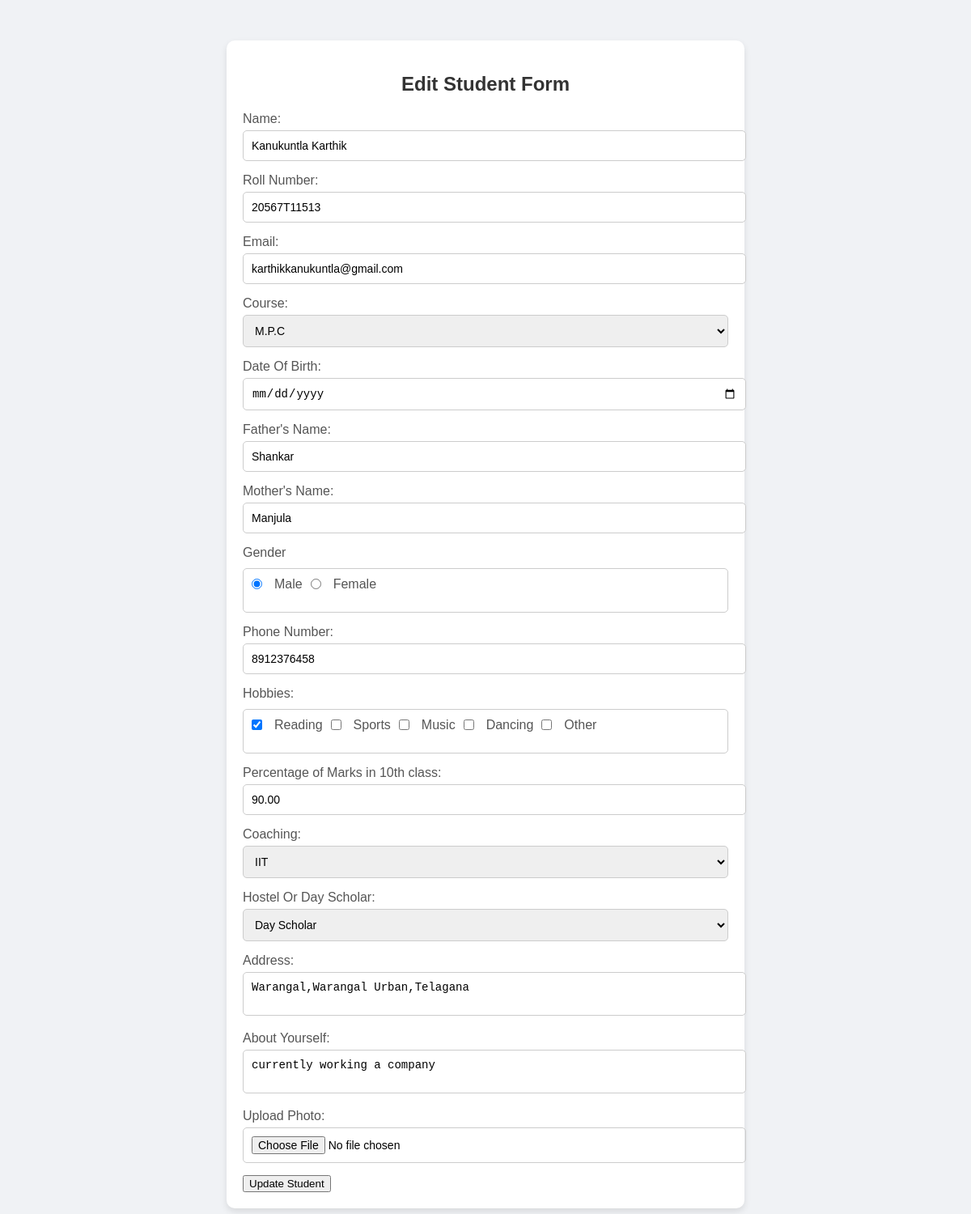
/student_edit/2, run on the app's committed database.
### Student_List/models.py (models this page shows)
class Student(models.Model):
    COURSE_CHOICES = [
        ('Bi.P.C', 'Bi.P.C'),
        ('M.P.C', 'M.P.C'),
        ('M.E.C', 'M.E.C'),
        ('C.E.C', 'C.E.C'),
    ]
    GENDER_CHOICES = [
        ('Male', 'Male'),
        ('Female', 'Female'),
    ]
    COACHING_CHOICES = [
        ('AP CET', 'AP CET'),
        ('IIT', 'IIT'),
        ('AIEEE', 'AIEEE'),
    ]
    HOSTEL_DAY_CHOICES = [
        ('Day Scholer', 'Day Scholer'),
        ('Hostel', 'Hostel'),
    ]
    name=models.CharField(max_length=100)
    roll_number=models.CharField(max_length=10)
    email=models.EmailField(blank=True, default=None, null=True)
    course=models.CharField(max_length=10,choices=COURSE_CHOICES)
    dob=models.DateField(blank=True, default=None, null=True)
    father_name=models.CharField(max_length=20, blank=True, default=None, null=True)
    mother_name=models.CharField(max_length=20, blank=True, default=None, null=True)
    gender=models.CharField(choices=GENDER_CHOICES, max_length=10)
    phone_number=models.CharField(max_length=10, blank=True, default=None, null=True)
    hobbies=models.CharField(blank=True, default=None, null=True, max_length=20)
    percentage_marks=models.DecimalField(max_digits=4,decimal_places=2)
    coaching=models.CharField(choices=COACHING_CHOICES, max_length=10)
    hostel_day=models.CharField(choices=HOSTEL_DAY_CHOICES, max_length=15)
    address=models.CharField(max_length=250, blank=True, default=None, null=True)
    about_yourself=models.CharField(max_length=500, blank=True, default=None, null=True)
    student_photo=models.ImageField(upload_to='images/', null=True)

### Student_List/views.py (the view, shortened to what this page needs)
# urls.py: path('student_edit/<int:pk>',views.edit_student,name='editstudent'),
@csrf_exempt
def edit_student(request, pk):
    student = get_object_or_404(Student, pk=pk)
    return render(request, 'application1/edit_student.html', {'student': student, 'is_editing': True})

### templates/application1/edit_student.html (shortened to what this page needs)
<!DOCTYPE html>
{% load static%}
<html lang="en">
<head>
    <link rel="stylesheet" href="{% static 'CSS/Registration.css' %}">
</head>
<body>
    <section>
        <h1>Edit Student Form</h1>
        <form id="EditStudentForm" enctype="multipart/form-data" method="post">
            <div>
                <label for="name">Name:</label>
                <input type="text" name="name" placeholder="Name" value="{{ student.name }}" autocomplete="off" maxlength="100" required>
            </div>
            <div>
                <label for="roll_number">Roll Number:</label>
                <input type="text" name="roll_number" placeholder="Roll Number" value="{{ student.roll_number }}" autocomplete="off" required>
            </div>
            <div>
                <label for="email">Email:</label>
                <input type="email" name="email" placeholder="Email" value="{{ student.email }}" autocomplete="off" required>
            </div>
            <div>
                <label for="course">Course:</label>
                <select name="course" required>
                    <option value="M.P.C" {% if student.course == "M.P.C" %}selected{% endif %}>M.P.C</option>
                </select>
            </div>
            <div>
                <label for="dob">Date Of Birth:</label>
                <input type="date" name="dob" placeholder="Date Of Birth" value="{{ student.dob }}" autocomplete="off" required>
            </div>
            <div>
                <label for="fathername">Father's Name:</label>
                <input type="text" name="fathername" placeholder="Father's Name" value="{{ student.father_name }}" autocomplete="off" maxlength="100" required>
            </div>
            <div>
                <label for="mothername">Mother's Name:</label>
                <input type="text" name="mothername" placeholder="Mother's Name" value="{{ student.mother_name }}" autocomplete="off" maxlength="100" required>
            </div>
            <div>
                <label>Gender</label>
                <div class="gender-group-container">
                    <div class="gender-group">
                        <input type="radio" name="gender" value="Male" id="male" {% if student.gender == "Male" %}checked{% endif %} required>
                        <label for="male">Male</label>
                        <input type="radio" name="gender" value="Female" id="female" {% if student.gender == "Female" %}checked{% endif %} required>
                        <label for="female">Female</label>
                    </div>
                </div>
            </div>
            <div>
                <label for="phn_num">Phone Number:</label>
                <input type="text" name="phn_num" placeholder="Phone Number" value="{{ student.phone_number }}" autocomplete="off" required>
            </div>
            <div>
                <label>Hobbies:</label>
                <div class="hobbies-group-container">
                    <div class="hobbies-group">
                        <input type="checkbox" name="hobbies" value="Reading" id="reading" {% if 'Reading' in student.hobbies %}checked{% endif %}>
                        <label for="reading">Reading</label>
                        <input type="checkbox" name="hobbies" value="Sports" id="sports" {% if 'Sports' in student.hobbies %}checked{% endif %}>
                        <label for="sports">Sports</label>
                        <input type="checkbox" name="hobbies" value="Music" id="music" {% if 'Music' in student.hobbies %}checked{% endif %}>
                        <label for="music">Music</label>
                        <input type="checkbox" name="hobbies" value="Dancing" id="dancing" {% if 'Dancing' in student.hobbies %}checked{% endif %}>
                        <label for="dancing">Dancing</label>
                        <input type="checkbox" name="hobbies" value="Other" id="other" {% if 'Other' in student.hobbies %}checked{% endif %}>
                        <label for="other">Other</label>
                    </div>
                </div>
            </div>
            <div>
                <label for="per">Percentage of Marks in 10th class:</label>
                <input type="number" name="per" placeholder="Percentage of Marks in 10th class" value="{{ student.percentage_marks }}" autocomplete="off" required min="1" max="100">
            </div>
            <div>
                <label for="coaching">Coaching:</label>
                <select name="coaching" required>
                    <option value="IIT" {% if student.coaching == "IIT" %}selected{% endif %}>IIT</option>
                </select>
            </div>
            <div>
                <label for="hostel-day">Hostel Or Day Scholar:</label>
                <select name="hostel-day" required>
                    <option value="Day Scholar" {% if student.hostel_day == "Day Scholar" %}selected{% endif %}>Day Scholar</option>
                </select>
            </div>
            <div>
                <label for="address">Address:</label>
                <textarea name="address" placeholder="Address" maxlength="250" required>{{ student.address }}</textarea>
            </div>
            <div>
                <label for="about">About Yourself:</label>
                <textarea name="about" placeholder="About Yourself" maxlength="500" required>{{ student.about_yourself }}</textarea>
            </div>
            <div>
                <label for="photo">Upload Photo:</label>
                <input type="file" name="photo" placeholder="Upload Photo" autocomplete="off" accept=".jpg,.png,.jpeg" required>
            </div>
            <input type="submit" value="Update Student">
        </form>
    </section>
</body>
</html>

### static/CSS/registration.css (style rules this page uses)
body { font-family: Arial, sans-serif; background-color: #f0f2f5; margin: 0; padding: 0; }
section { max-width: 600px; margin: 50px auto; padding: 20px; background-color: #fff; border-radius: 10px; box-shadow: 0 4px 8px rgba(0, 0, 0, 0.1); }
h1 { text-align: center; color: #333; margin-bottom: 20px; }
form div { margin-bottom: 15px; }
label { display: block; margin-bottom: 5px; color: #555; }
input[type="text"], input[type="email"], input[type="date"], input[type="number"], input[type="file"], select, textarea { width: 100%; padding: 10px; border: 1px solid #ccc; border-radius: 5px; font-size: 14px; transition: border-color 0.3s; }
.gender-group-container, .hobbies-group-container { border: 1px solid #ccc; border-radius: 5px; padding: 10px; margin-top: 10px; }
.gender-group { display: flex; align-items: center; gap: 10px; }
.gender-group input[type="radio"] { margin: 0 5px 0 0; }
.gender-group label { margin: 0; }
.hobbies-group { display: flex; flex-wrap: wrap; gap: 10px; align-items: center; }
.hobbies-group input[type="checkbox"] { margin: 0 5px 0 0; }
.hobbies-group label { margin: 0; }
input[type="radio"], input[type="checkbox"] { margin-right: 5px; }
textarea { resize: none; }
::placeholder { color: #888; font-style: italic; }

### data on the page
Student: name "Kanukuntla Karthik", roll_number "20567T11513", email "karthikkanukuntla@gmail.com", course "M.P.C", fathername "Shankar", mothername "Manjula", gender "☑ Male", gender "☐ Female", phn_num "8912376458", hobbies "☑", per "90.00", coaching "IIT", hostel-day "Day Scholar", address "Warangal,Warangal Urban,Telagana", about "currently working a company"
